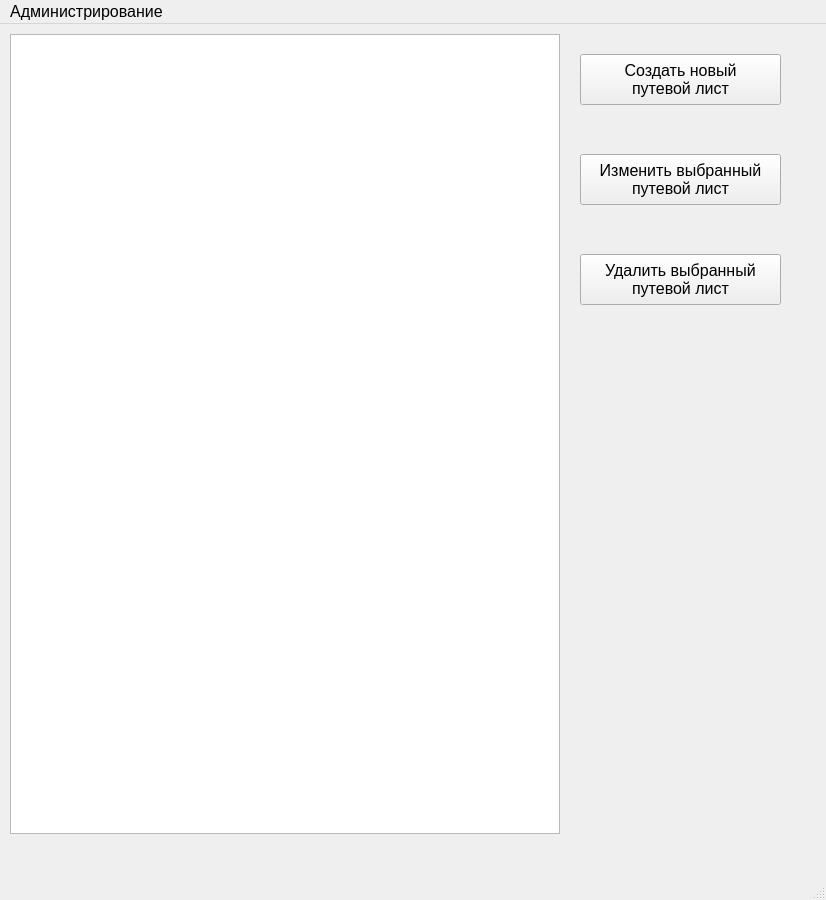
<?xml version="1.0" encoding="UTF-8"?>
<ui version="4.0">
 <class>MainWindow</class>
 <widget class="QMainWindow" name="MainWindow">
  <property name="geometry">
   <rect>
    <x>0</x>
    <y>0</y>
    <width>826</width>
    <height>900</height>
   </rect>
  </property>
  <property name="font">
   <font>
    <pointsize>12</pointsize>
   </font>
  </property>
  <property name="windowTitle">
   <string>Путевые листы</string>
  </property>
  <property name="documentMode">
   <bool>false</bool>
  </property>
  <widget class="QWidget" name="centralwidget">
   <widget class="QListWidget" name="waybillList">
    <property name="geometry">
     <rect>
      <x>10</x>
      <y>10</y>
      <width>550</width>
      <height>800</height>
     </rect>
    </property>
   </widget>
   <widget class="QPushButton" name="waybillCreateButton">
    <property name="geometry">
     <rect>
      <x>580</x>
      <y>30</y>
      <width>201</width>
      <height>51</height>
     </rect>
    </property>
    <property name="font">
     <font>
      <pointsize>12</pointsize>
     </font>
    </property>
    <property name="text">
     <string>Создать новый 
путевой лист</string>
    </property>
    <property name="icon">
     <iconset>
      <normalon>../static/new.png</normalon>
     </iconset>
    </property>
   </widget>
   <widget class="QPushButton" name="waybillChangeButton">
    <property name="geometry">
     <rect>
      <x>580</x>
      <y>130</y>
      <width>201</width>
      <height>51</height>
     </rect>
    </property>
    <property name="font">
     <font>
      <pointsize>12</pointsize>
     </font>
    </property>
    <property name="text">
     <string>Изменить выбранный 
путевой лист</string>
    </property>
    <property name="icon">
     <iconset>
      <normalon>../static/edit.png</normalon>
     </iconset>
    </property>
   </widget>
   <widget class="QPushButton" name="waybilDeleteButton">
    <property name="geometry">
     <rect>
      <x>580</x>
      <y>230</y>
      <width>201</width>
      <height>51</height>
     </rect>
    </property>
    <property name="font">
     <font>
      <pointsize>12</pointsize>
     </font>
    </property>
    <property name="text">
     <string>Удалить выбранный 
путевой лист</string>
    </property>
    <property name="icon">
     <iconset>
      <normalon>../static/delete.png</normalon>
     </iconset>
    </property>
   </widget>
  </widget>
  <widget class="QMenuBar" name="menubar">
   <property name="geometry">
    <rect>
     <x>0</x>
     <y>0</y>
     <width>826</width>
     <height>27</height>
    </rect>
   </property>
   <widget class="QMenu" name="menu">
    <property name="title">
     <string>Администрирование</string>
    </property>
    <addaction name="separator"/>
    <addaction name="action_5"/>
    <addaction name="action_6"/>
    <addaction name="separator"/>
    <addaction name="action_8"/>
    <addaction name="action_9"/>
    <addaction name="separator"/>
    <addaction name="action_11"/>
    <addaction name="action_12"/>
   </widget>
   <addaction name="menu"/>
  </widget>
  <widget class="QStatusBar" name="statusbar"/>
  <action name="action">
   <property name="text">
    <string>Диспетчер</string>
   </property>
  </action>
  <action name="action_2">
   <property name="text">
    <string>Механик</string>
   </property>
  </action>
  <action name="action_3">
   <property name="text">
    <string>Бухгалтер</string>
   </property>
  </action>
  <action name="action_5">
   <property name="text">
    <string>Водитель</string>
   </property>
  </action>
  <action name="action_6">
   <property name="text">
    <string>Кондуктор</string>
   </property>
  </action>
  <action name="action_8">
   <property name="text">
    <string>Автобус</string>
   </property>
  </action>
  <action name="action_9">
   <property name="text">
    <string>Маршрут</string>
   </property>
  </action>
  <action name="action_11">
   <property name="text">
    <string>Механик</string>
   </property>
  </action>
  <action name="action_12">
   <property name="text">
    <string>Диспетчер</string>
   </property>
  </action>
 </widget>
 <resources/>
 <connections/>
</ui>
